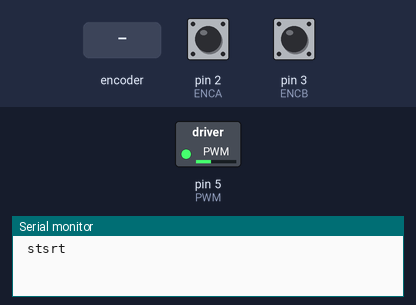
Recording of a sketch running on a simulated Arduino Uno, built with avr-gcc and run on an emulated ATmega328P. Shown: switched loads named in the sketch (green lamp = pin HIGH), the last lines printed to the serial monitor. The test bench sets the inputs (shaded band); at power-on: pin 2 (ENCA) HIGH, pin 3 (ENCB) HIGH.

Above: at 0.1 s.
At 2.79 s:
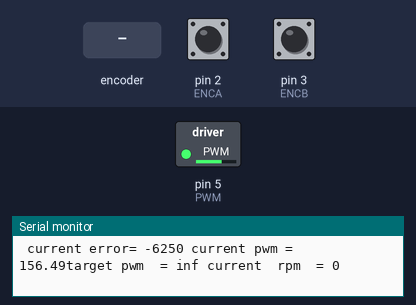
2.8 s: rotary encoder on pin 2 (ENCA) / pin 3 (ENCB) turned 2 steps (second pin leading)
At 18.9 s:
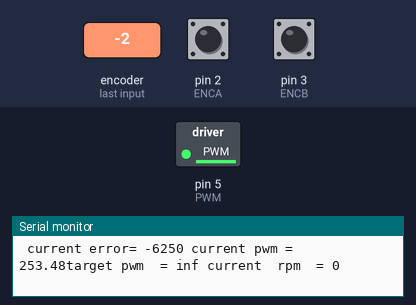
Timing chart, 0 to 21.2 s (numbered marks = the images above; inputs shaded):
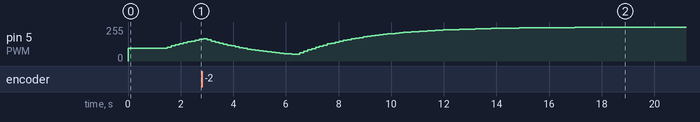

The sketch:

code_v2_Mursaleen.ino
```cpp
#include <util/atomic.h>

// Pins
#define ENCA 2
#define ENCB 3
#define PWM 5
#define IN1 6
#define IN2 7

// globals
unsigned long prevT = 0;
int posPrev = 0;
// Use the "volatile" directive for variables
// used in an interrupt
volatile int pos_i = 0;
volatile float velocity_i = 0;
volatile long prevT_i = 0;

float v1Filt = 0;
float v1Prev = 0;

///////////////////

float kp = 0.01;
float kd = 0;
float pre_error = 0;
int motor_pwm = 100;

int target_rpm  = 6250;
float pwm_factor = 16;
int delay_factor = 150;


float target_pwm = 0;
float current_pwm = 95;
int current_rpm = 0;

////////////////////////////
void setup() {
  Serial.begin(115200);

  pinMode(ENCA,INPUT_PULLUP);
  pinMode(PWM,OUTPUT);


  attachInterrupt(digitalPinToInterrupt(ENCA),
                  readEncoder,RISING);
Serial.println(" stsrt");
                  analogWrite(PWM, current_pwm);
                delay(1500);
}

void loop() {
  call();

//  analogWrite(PWM, 200);
//  int a = rpm();
//  a = -1 * a;
//Serial.println(rpm());
//delay(100);


}

int rpm()
{

  // read the position in an atomic block
  // to avoid potential misreads
  int pos = 0;

    pos = pos_i;


  // Compute velocity with method 1
  unsigned long currT = micros();
  float deltaT = ((float) (currT-prevT))/1.0e6;
  float velocity1 = (pos - posPrev)/deltaT;
  posPrev = pos;
  prevT = currT;


  // Convert count/s to RPM
  float v1 = velocity1/4.0*60.0;

  // Low-pass filter (25 Hz cutoff)
  v1Filt = 0.854*v1Filt + 0.0728*v1 + 0.0728*v1Prev;
  v1Prev = v1;

 // v1Filt = -1 * v1Filt;
return  v1Filt;

}

void readEncoder(){
  // Read encoder B when ENCA rises
  int b = digitalRead(ENCB);
  int increment = 0;
  if(b>0){
    // If B is high, increment forward
    increment = 1;
  }
  else{
    // Otherwise, increment backward
    increment = -1;
  }
  pos_i = pos_i + increment;

  // Compute velocity with method 2

}
```

pid_motor_control.ino
```cpp
void call()
{
  current_rpm = rpm();
  current_rpm = -1 * current_rpm ;
  target_pwm = (current_pwm * target_rpm ) / current_rpm;
  int current_error = current_rpm - target_rpm;
  float pwm = target_pwm;


if (pwm >255)
{
  pwm = 255;
}
if (pwm <10)
{
 pwm = 10;
}

pwm = (pwm + ( pwm_factor *current_pwm) ) / (pwm_factor + 1);

  analogWrite(PWM,pwm);
  Serial.print(" current error= ");
  Serial.print(current_error);
  Serial.print(" current pwm = ");
  Serial.print(current_pwm);


  Serial.print("target pwm  = ");
  Serial.print(target_pwm);
  Serial.print(" current  rpm  = ");
  Serial.println(current_rpm);

  delay(delay_factor);
  current_pwm = pwm;


}
```
